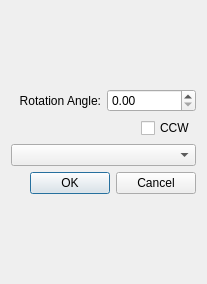
<?xml version="1.0" encoding="UTF-8"?>
<ui version="4.0">
 <class>RotationDlg</class>
 <widget class="QDialog" name="RotationDlg">
  <property name="geometry">
   <rect>
    <x>0</x>
    <y>0</y>
    <width>207</width>
    <height>284</height>
   </rect>
  </property>
  <property name="windowTitle">
   <string>Rotate Wave Front</string>
  </property>
  <layout class="QVBoxLayout" name="verticalLayout_2">
   <item>
    <layout class="QVBoxLayout" name="verticalLayout">
     <item>
      <layout class="QHBoxLayout" name="horizontalLayout">
       <item>
        <widget class="QLabel" name="label">
         <property name="text">
          <string>Rotation Angle:</string>
         </property>
         <property name="alignment">
          <set>Qt::AlignRight|Qt::AlignTrailing|Qt::AlignVCenter</set>
         </property>
        </widget>
       </item>
       <item>
        <widget class="QDoubleSpinBox" name="angleSB">
         <property name="maximum">
          <double>360.000000000000000</double>
         </property>
        </widget>
       </item>
      </layout>
     </item>
     <item>
      <layout class="QHBoxLayout" name="horizontalLayout_2">
       <item>
        <spacer name="horizontalSpacer_2">
         <property name="orientation">
          <enum>Qt::Horizontal</enum>
         </property>
         <property name="sizeHint" stdset="0">
          <size>
           <width>40</width>
           <height>20</height>
          </size>
         </property>
        </spacer>
       </item>
       <item>
        <widget class="QCheckBox" name="CCWCB">
         <property name="text">
          <string>CCW</string>
         </property>
        </widget>
       </item>
      </layout>
     </item>
     <item>
      <widget class="QComboBox" name="interp"/>
     </item>
     <item>
      <widget class="QDialogButtonBox" name="buttonBox">
       <property name="orientation">
        <enum>Qt::Horizontal</enum>
       </property>
       <property name="standardButtons">
        <set>QDialogButtonBox::Cancel|QDialogButtonBox::Ok</set>
       </property>
      </widget>
     </item>
    </layout>
   </item>
  </layout>
 </widget>
 <resources/>
 <connections>
  <connection>
   <sender>buttonBox</sender>
   <signal>accepted()</signal>
   <receiver>RotationDlg</receiver>
   <slot>accept()</slot>
   <hints>
    <hint type="sourcelabel">
     <x>248</x>
     <y>254</y>
    </hint>
    <hint type="destinationlabel">
     <x>157</x>
     <y>274</y>
    </hint>
   </hints>
  </connection>
  <connection>
   <sender>buttonBox</sender>
   <signal>rejected()</signal>
   <receiver>RotationDlg</receiver>
   <slot>reject()</slot>
   <hints>
    <hint type="sourcelabel">
     <x>316</x>
     <y>260</y>
    </hint>
    <hint type="destinationlabel">
     <x>286</x>
     <y>274</y>
    </hint>
   </hints>
  </connection>
 </connections>
</ui>
